Frame 1 (no input): blank canvas, image omitted
Frame 60 (no input): blank canvas, image omitted
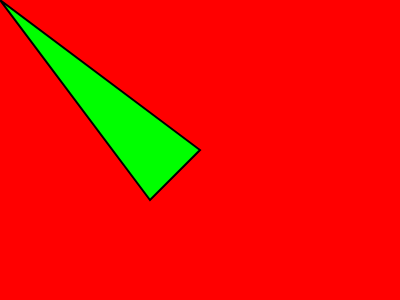
Frame 120 (the mouse pressed at the canvas centre since frame 60)

The p5.js sketch whose frames 1 and 60 were blank and that drew this single picture after the mouse press (run headless with seeded random() and noise() and a simulated clock; from frame 60 on, the mouse is pressed at the canvas centre):

// p5.js sketch
// ── sketch.js
//Clase Introducción a la programación con p5js
//Autor: Natalia Aros
//Fondo de color rojo con una elipse que siga al mouse

//camelCase es escribir la primera

//Variables
//Primero se deben declarar y luego se puede asignar su valor
var diametro = 50;

//Existen dos tipos de variables: variables locales y globales
//Las variables globales viven fuera de las funciones. Se pueden llamar desde cualquier parte
//Las variables locales están dentro de la función donde fue creada

//Las funciones también se declaran con la palabra fuction nombreFuncion()
function nombreFuncion() {
  
}

//Función setup se ejecuta una vez
function setup() {
  
  //createCanvas(dimH, dimV)
  createCanvas(400,300);
  
  //Define el color de fondo RGV
  background(255,0,0);
}

//Función draw() se ejecuta después de setup
//y se ejecuta 60 veces por segundos
function draw() {
  
  //declarar y asignar variable local anchoBorde (local porque está dentro de funcion draw(){;
  var anchoBorde = 2;
  
  background(255,0,0);
  
  //Se define el pincel primero
  //noFill() --> sin relleno 
  //puede tener relleno Fill(R,G,V) 
  fill(0,255,0);
  
  //Se define el tamaño del borde en pixeles
  strokeWeight(anchoBorde);
  
  //ellipse(posX, posY, width, height) unidad: pixeles
  //ellipse(mouseX, mouseY, diametro, diametro);
  
  var puntoX1 = 0;
  var puntoY1 = 0;
  var puntoX2 = mouseX;
  var puntoY2 = mouseY;
  var puntoX3 = mouseY;
  var puntoY3 = mouseX;
  triangle(puntoX1, puntoY1, puntoX2, puntoY2, puntoX3, puntoY3);
  
  //Nueva asignación a la variable global 
  //diametro = diametro + 1;
  
}
